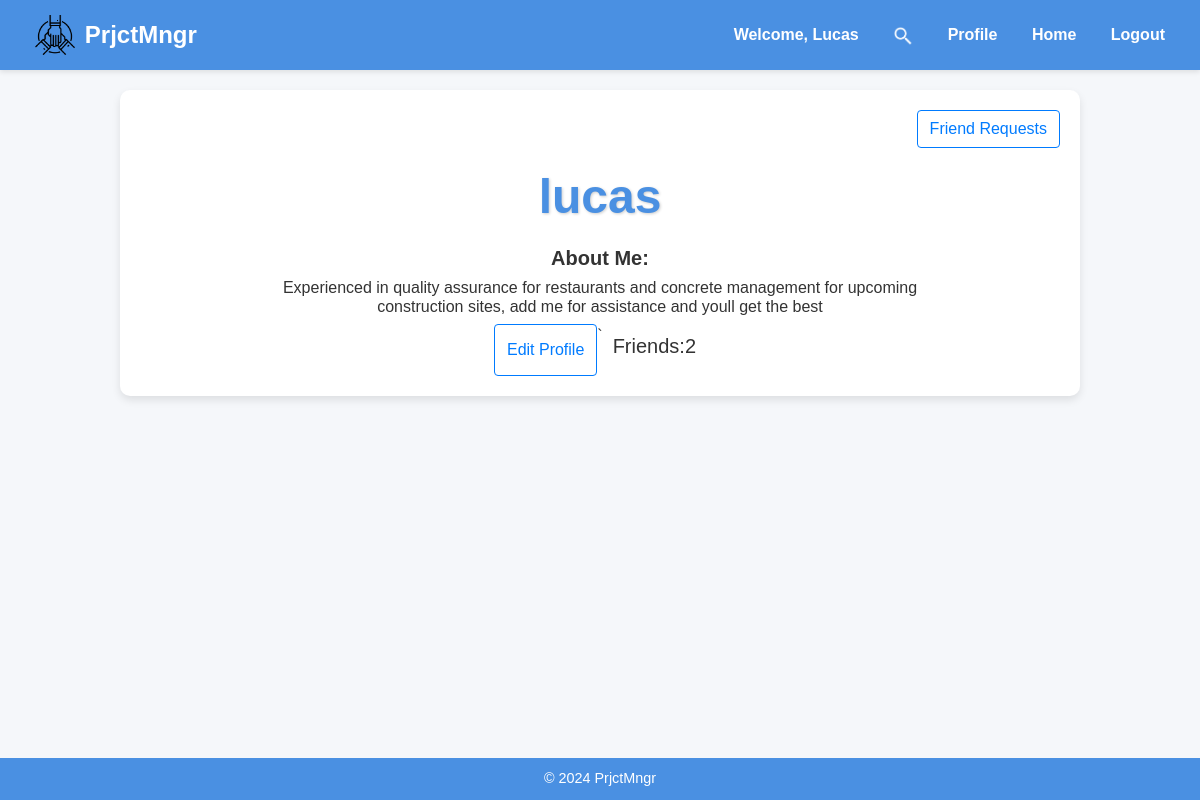
/profile/lucas (signed in), run on an earlier commit of the app's database.
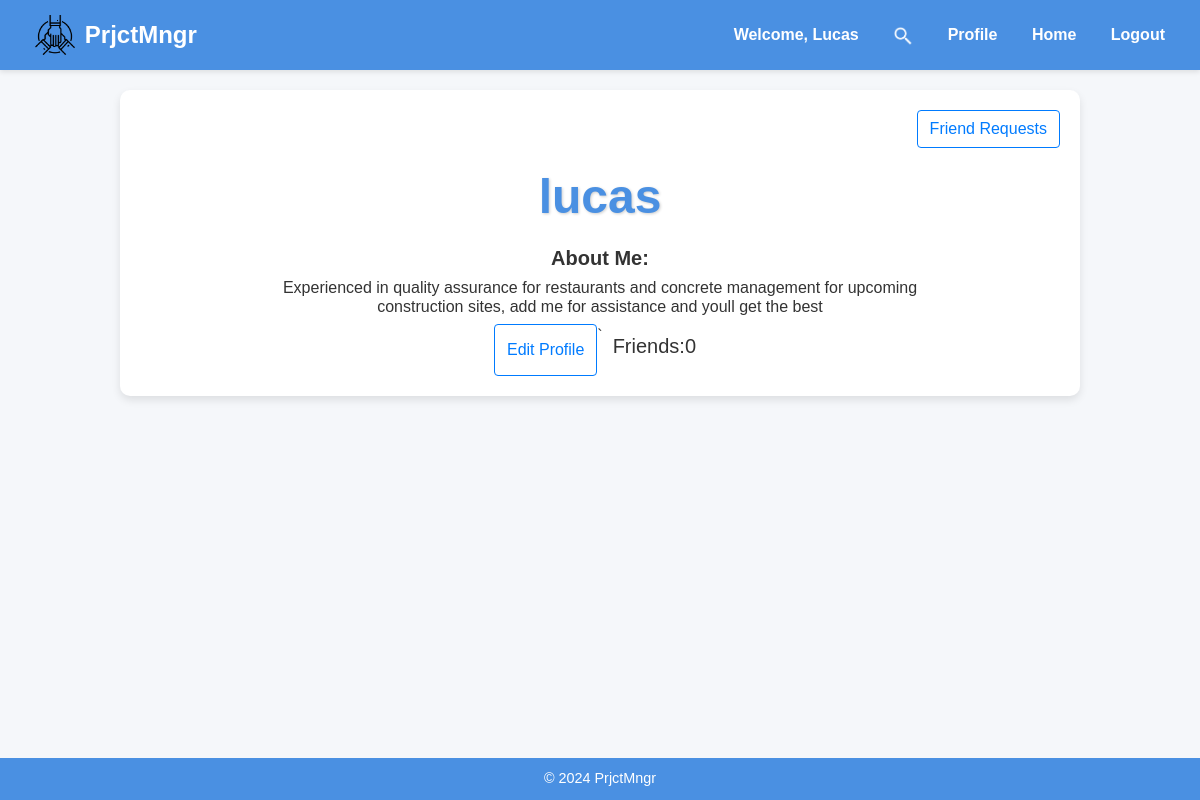
And on a later commit of the database.
### team/models.py (models this page shows)
class User(AbstractUser):
    friends = models.ManyToManyField('self', related_name='friends', blank=True)
    bio = models.TextField()

### team/views.py (the view, shortened to what this page needs)
# urls.py: path('profile/<str:username>', views.profile, name='profile'),
@csrf_exempt
def profile(request,username):
    if request.method == 'POST':
        pass
    else:
        user = User.objects.get(username=username)
        if(request.user==user):
            friend_requests = FriendRequest.objects.filter(receiver=user)
            return render(request,"profile.html",{"profile_user":user,"friend_requests":friend_requests})

### team/templates/profile.html (shortened to what this page needs)
{% extends "layout.html" %}
{% load static %}
{% block body %}
    <div style="text-align:right">
        {% if user.username == profile_user.username %}
            <button id='requests_button' type='button' class="btn btn-outline-primary" data-toggle="modal" data-target="#requests_modal" style="justify-content: right">Friend Requests</button>
        {% endif %}
    </div>
    <div id="profile_info_div" style='justify-items: center; text-align: center;'>
        <h1 id="profile_username">{{ profile_user.username }}</h1>
        <h5 style="font-weight: bold">About Me:</h5>
        <h6 id ="profile_bio" style = "width:70%;"> {{ profile_user.bio }}</h6>
        <div style="justify-content:center" class="row">
             {% if user == profile_user %}
                <button id="edit_profile" class="btn btn-outline-primary" >Edit Profile</button>
            {% elif user in profile_user.friends.all %}
                <form action="{% url 'remove_friend' profile_user.username %}" method="POST">
                    {% csrf_token %}
                    <button class="btn btn-danger">Remove Friend</button>
                </form>
            {% elif friend_request_sent %}
                <form action="{% url 'remove_friend_request' profile_user.username %}" method="POST">
                    {% csrf_token %}
                    <button class="btn btn-warning">Cancel Friend Request</button>
                </form>
            {% elif friend_request_received %}
                <form action="{% url 'accept_friend_request' profile_user.username %}" method="POST">
                    {% csrf_token %}
                    <button class="btn btn-success">Accept Friend Request</button>
                </form>
            {% else %}
                <form action="{% url 'friend_request' profile_user.username %}" method="POST">
                    {% csrf_token %}
                    <button class="btn btn-primary">Send Friend Request</button>
                </form>
            {% endif %}`
            <div style="margin:10px" class="row">
                <h5>Friends: </h5><h5 id="friend_count" value="{{ profile_user.friends.count }}">{{ profile_user.friends.count }}</h5>
            </div>
        </div>
    </div>
{% endblock %}

### team/templates/layout.html (shortened to what this page needs)
{% load static %}
<!DOCTYPE html>
<html lang="en">
<head>
    <link rel="stylesheet" href="https://cdn.jsdelivr.net/npm/bootstrap@4.4.1/dist/css/bootstrap.min.css">
</head>
<body>
    <nav class="navbar navbar-expand-lg">
        <a class="navbar-brand" href="{% url 'index' %}">
            <img src="{% static 'logo.png' %}" alt="PrjtMngr Logo">
            PrjctMngr
        </a>
        <div class="ml-auto">
            {% if user.is_authenticated %}
                <a>Welcome, {{ user.username|capfirst }}</a>
                <a href="{% url 'search' %}"><img style ="height:20px" src="{% static 'searchLogo.png' %}"></a>
                <a href="{% url 'profile' user.username %}" >Profile</a>
                <a href="{% url 'index' %}">Home</a>
                <a href="{% url 'logout' %}">Logout</a>
            {% else %}
                <a class="links" href="{% url 'login' %}">Login</a>
                <a class="links" href="{% url 'register' %}">Register</a>
            {% endif %}
        </div>
    </nav>
    <div class="content-container">
        {% block body %}
        {% endblock %}
    </div>
    <footer>
        © 2024 PrjctMngr
    </footer>
</body>
</html>

What changed in the data, as far as the page shows it:
changed User "lucas": friends.count "2" → "0"
